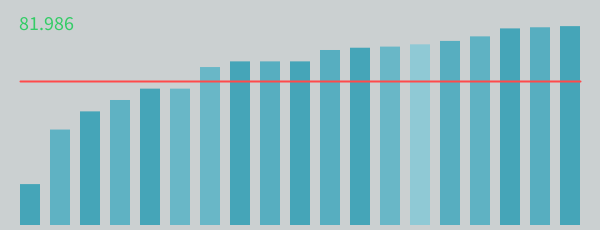
Frame 1 (no input)
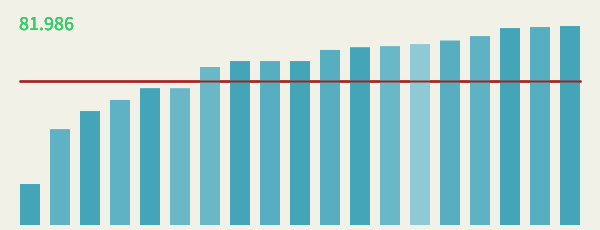
Frame 60 (the mouse pressed at the canvas centre just before this capture)
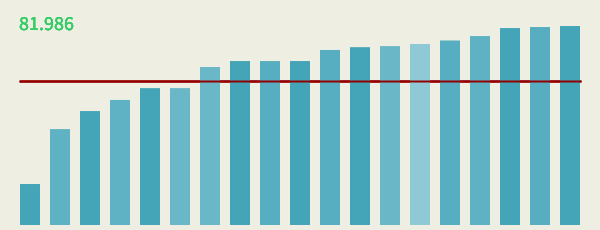
Frame 120 (the mouse held since frame 60 and released just before this capture)

The Processing sketch that drew these frames (run headless with seeded random() and noise(); from frame 60 on, the mouse is pressed at the canvas centre):

// Processing sketch: processing_75306
// ── processing_75306.pde

float scores[] = {
  21.43, 50.00, 59.52, 65.48, 71.43, 71.43, 82.74, 85.71, 
  85.71, 85.71, 91.67, 92.86, 93.45, 94.64, 96.43, 98.81, 
  102.98, 103.57, 104.17
};

PVector [] barCenter = new PVector[scores.length];
color barFill[] = new color[scores.length];

float opacity = 25;

float barMaxHeight = 210;
float barWidth = 20;
float xOffset = 20;
float xSpace = 10;
float yOffset = 430;
float ySpace = 10;

color[]  airRowsColors = {
  #D0D0B9, #E1E1CC, #ECECDA, #F5F5F1, #FCFCF9, #F1F1F1
};

color[]  seaRowsColors = {
  #7cc0ce, #57aec0, #45a5b8, #69b7c7, #8fc9d5, #5fb2c3
};

color[] fireRowsColors = {
    #B03737, #900000, #B42E2E, #FF4A4A, #972623, #E44141
  };

color[] landRowsColors = {
    #33CC99, #66FFCC, #00FF99, #33CC66, #009966, #33FFCC
  };

void setup()
{
  size(600, 230);
  smooth(); 

  int colNum = (int)random(1, 6);
  fill(seaRowsColors[colNum], opacity);
  noStroke();
  rect(0, 0, width, height);
  textSize(20);

  for (int i = 0; i < scores.length; i++)
  {
    int colNumBar = (int)random(1, 6);
    barFill[i] = seaRowsColors[colNumBar];
    barCenter[i] = new PVector((xOffset + (xSpace + barWidth) * i), ySpace + yOffset/2);
  }
}

void draw()
{
  int colNum = (int)random(1, 6);
  fill(airRowsColors[colNum], opacity);
  noStroke();
  rect(0, 0, width, height); 
  //stroke(2);
  for (int i = 0; i < scores.length; i++)
  {
    drawBar(i);
  }
  strokeWeight(2);
  stroke(fireRowsColors[colNum], 255);
  line(xOffset, average(), width - xOffset, average());
  fill(landRowsColors[3]);
  text(average(), 15, 30);
}

void drawBar(int i)
{
  fill(barFill[i]);
  rect(barCenter[i].x, ySpace + yOffset/2, barWidth, -barMaxHeight * (scores[i]/110));
}

float average()
{
  float testTotal = 0;
  for (int i = 0; i < scores.length; i++)
  {
    testTotal += scores[i];
  }
  return testTotal / scores.length;
}
